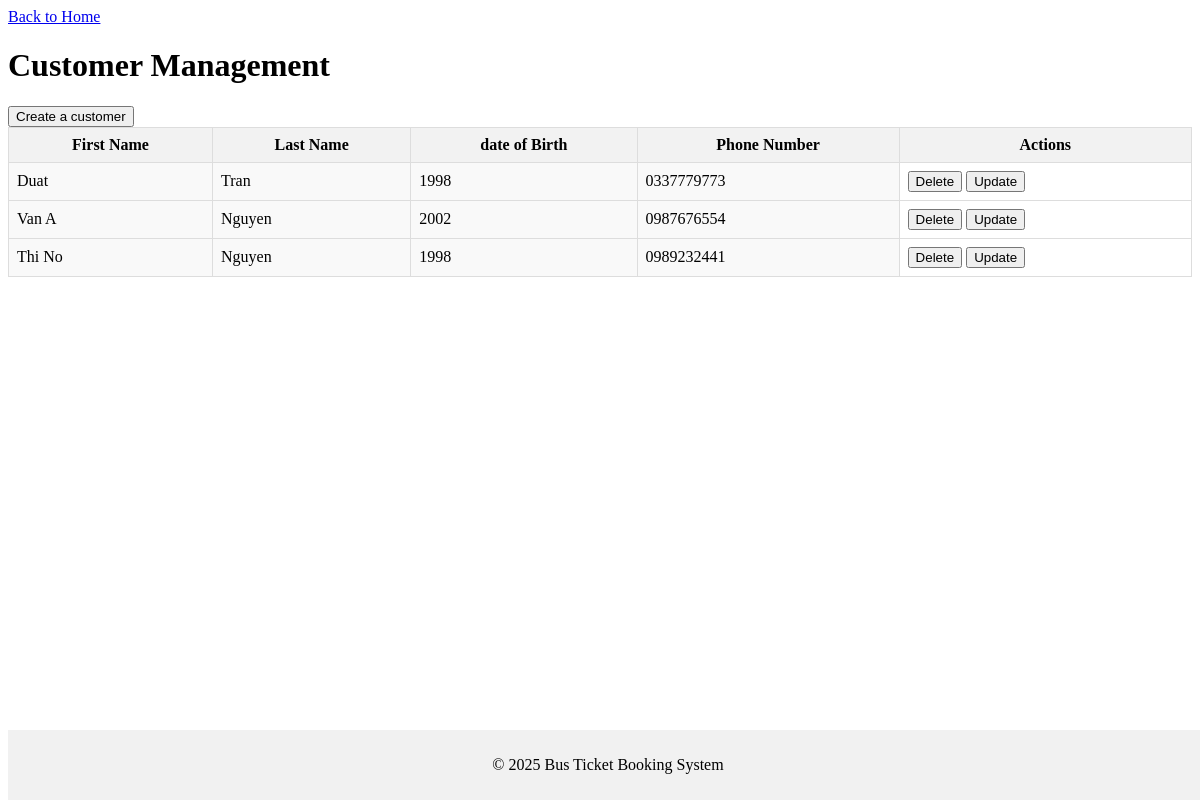
The page /customers on the database as committed earlier.
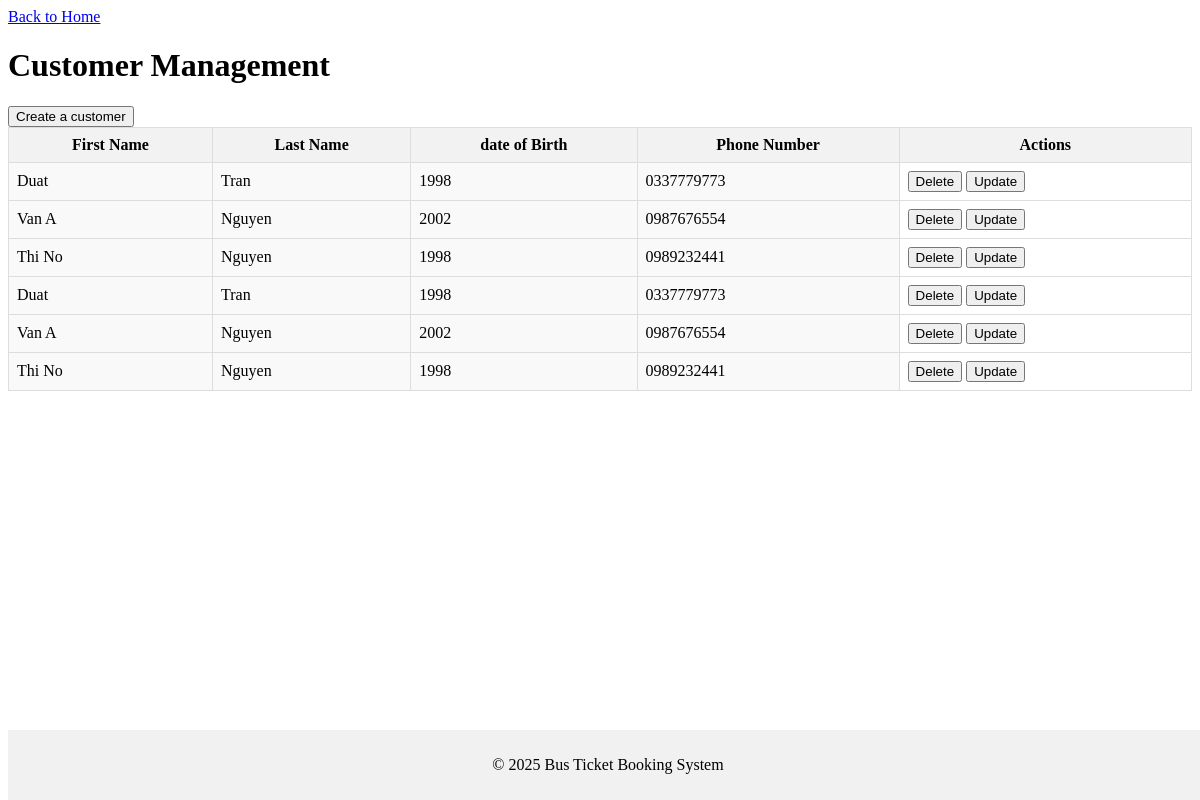
The same page on the database as committed later.
### tables this page shows
CREATE TABLE customers (
    customer_id INTEGER PRIMARY KEY,
    first_name TEXT NOT NULL,
    last_name TEXT NOT NULL,
    date_of_bitrh TEXT NOT NULL,
    phone_number TEXT NOT NULL
);

### app.py (the view, shortened to what this page needs)
@app.route('/customers', methods = ["GET", "POST"])
def customers():
    db = get_db()
    cur = db.cursor()
    data = cur.execute("SELECT * FROM customers").fetchall()
    return render_template('customer.html', data=data)

### app.py (called while the page is built)
def get_db():
    db = getattr(g, '_database', None)
    if db is None:
        db = g._database = sqlite3.connect(DATABASE)
    return db

@app.teardown_appcontext
def close_connection(exception):
    db = getattr(g, '_database', None)
    if db is not None:
        db.close()

### templates/customer.html (shortened to what this page needs)
<!DOCTYPE html>
<html lang="en">
<head>
    <link rel="stylesheet" href="{{ url_for('static', filename='styles.css') }}">
</head>
<body>
    <a href="{{ url_for('home') }}">Back to Home</a>
    <h1>Customer Management</h1>
    <button type="button" onclick="toggleForm()">Create a customer</button>
    <table id="outputTable">
        <thead>
            <tr>
                <th>First Name</th>
                <th>Last Name</th>
                <th>date of Birth</th>
                <th>Phone Number</th>
                <th>Actions</th>
            </tr>
        </thead>
        <tbody>
            {% for customer in data %}
            <tr data-customer-id="{{ customer[0] }}">
                <td contenteditable="true">{{ customer[1] }}</td>
                <td contenteditable="true">{{ customer[2] }}</td>
                <td contenteditable="true">{{ customer[3] }}</td>
                <td contenteditable="true">{{ customer[4] }}</td>
                <td>
                    <button onclick="deleteCustomer({{ customer[0] }})">Delete</button>
                    <button onclick="updateCustomer({{ customer[0] }})">Update</button>
                </td>
            </tr>
            {% endfor %}
        </tbody>
    </table>
    <footer>
        <p>&copy; 2025 Bus Ticket Booking System</p>
    </footer>
</body>
</html>

Rows that differ between the two databases and show on the page:
added customers: first_name "Duat", last_name "Tran", date_of_bitrh "1998", phone_number "0337779773"
added customers: first_name "Van A", last_name "Nguyen", date_of_bitrh "2002", phone_number "0987676554"
added customers: first_name "Thi No", last_name "Nguyen", date_of_bitrh "1998", phone_number "0989232441"
